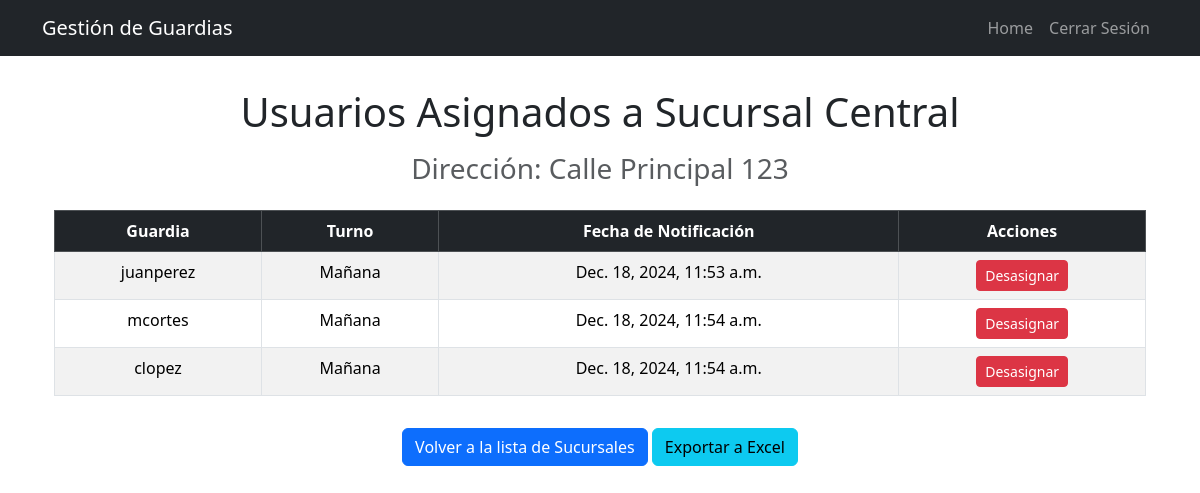
Screenshot of /ver_usuarios_asignados/1/ with the database file from the repository.
### gestion_turnos/models.py (models this page shows, shortened)
class Sucursal(models.Model):
    nombre = models.CharField(max_length=100)
    direccion = models.CharField(max_length=255)
    latitud = models.FloatField(null=True, blank=True)
    longitud = models.FloatField(null=True, blank=True)
    requerimiento_turnos = models.IntegerField()

class AsignacionNotificacion(models.Model):
    guardia = models.ForeignKey(User, on_delete=models.CASCADE)
    sucursal = models.ForeignKey('Sucursal', on_delete=models.CASCADE)
    turno = models.IntegerField()  # 1 = Mañana, 2 = Tarde, 3 = Noche
    estado = models.CharField(
        max_length=10,
        choices=[('pendiente', 'Pendiente'), ('aceptada', 'Aceptada'), ('rechazada', 'Rechazada')],
        default='pendiente'
    )
    fecha_envio = models.DateTimeField(auto_now_add=True)

### gestion_turnos/views.py (the view)
# urls.py: path('ver_usuarios_asignados/<int:sucursal_id>/', views.ver_usuarios_asignados, name='ver_usuarios_asignados'),
def ver_usuarios_asignados(request, sucursal_id):
    sucursal = get_object_or_404(Sucursal, id=sucursal_id)
    notificaciones = AsignacionNotificacion.objects.filter(
        sucursal=sucursal, estado='aceptada'
    ).select_related('guardia')
    return render(request, 'asignaciones/ver_usuarios_asignados.html', {
        'sucursal': sucursal,
        'notificaciones': notificaciones,
    })

### gestion_turnos/templates/asignaciones/ver_usuarios_asignados.html (shortened to what this page needs)
{% extends 'base.html' %}
{% block content %}
<div class="container mt-4">
    <h1 class="mb-3 text-center">Usuarios Asignados a {{ sucursal.nombre }}</h1>
    <h3 class="text-center text-muted mb-4">Dirección: {{ sucursal.direccion }}</h3>
    {% if notificaciones %}
        <div class="table-responsive">
            <table class="table table-striped table-hover table-bordered text-center">
                <thead class="table-dark">
                    <tr>
                        <th>Guardia</th>
                        <th>Turno</th>
                        <th>Fecha de Notificación</th>
                        <th>Acciones</th>
                    </tr>
                </thead>
                <tbody>
                    {% for notificacion in notificaciones %}
                    <tr>
                        <td>{{ notificacion.guardia.username }}</td>
                        <td>
                            {% if notificacion.turno == 1 %}
                                Mañana
                            {% elif notificacion.turno == 2 %}
                                Tarde
                            {% elif notificacion.turno == 3 %}
                                Noche
                            {% endif %}
                        </td>
                        <td>{{ notificacion.fecha_envio }}</td>
                        <td>
                            <form method="POST" action="{% url 'desasignar_usuario' notificacion.id %}">
                                <button type="submit" class="btn btn-sm btn-danger">
                                    Desasignar
                                </button>
                            </form>
                        </td>
                    </tr>
                    {% endfor %}
                </tbody>
            </table>
        </div>
    {% else %}
        <p class="text-center text-muted fs-5">No hay usuarios asignados a esta sucursal.</p>
    {% endif %}
    <div class="text-center mt-3">
        <a href="{% url 'ver_sucursales' %}" class="btn btn-primary">Volver a la lista de Sucursales</a>
        <a href="{% url 'exportar_usuarios_asignados' sucursal.id %}" class="btn btn-info">
            Exportar a Excel
        </a>
    </div>
</div>
{% endblock %}

### gestion_turnos/templates/base.html (style rules this page uses)
body { padding-top: 4rem; }

### rows the page displays
Sucursal: nombre "Sucursal Central", direccion "Calle Principal 123"
AsignacionNotificacion: guardia.username "juanperez", turno "Mañana", fecha_envio "Dec. 18, 2024, 11:53 a.m."
AsignacionNotificacion: guardia.username "mcortes", turno "Mañana", fecha_envio "Dec. 18, 2024, 11:54 a.m."
AsignacionNotificacion: guardia.username "clopez", turno "Mañana", fecha_envio "Dec. 18, 2024, 11:54 a.m."
